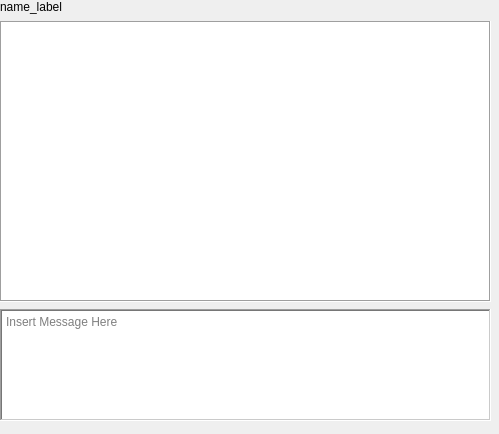
<?xml version="1.0" encoding="UTF-8"?>
<ui version="4.0">
 <class>Form</class>
 <widget class="QWidget" name="Form">
  <property name="geometry">
   <rect>
    <x>0</x>
    <y>0</y>
    <width>499</width>
    <height>434</height>
   </rect>
  </property>
  <property name="windowTitle">
   <string>Form</string>
  </property>
  <widget class="QWidget" name="verticalLayoutWidget">
   <property name="geometry">
    <rect>
     <x>0</x>
     <y>0</y>
     <width>491</width>
     <height>421</height>
    </rect>
   </property>
   <layout class="QVBoxLayout" name="verticalLayout" stretch="0,5,2">
    <property name="spacing">
     <number>7</number>
    </property>
    <item>
     <widget class="QLabel" name="name_label">
      <property name="text">
       <string>name_label</string>
      </property>
     </widget>
    </item>
    <item>
     <widget class="QTextEdit" name="message_view">
      <property name="frameShape">
       <enum>QFrame::Box</enum>
      </property>
      <property name="readOnly">
       <bool>true</bool>
      </property>
     </widget>
    </item>
    <item>
     <widget class="qChatEdit" name="message_textEdit">
      <property name="frameShape">
       <enum>QFrame::WinPanel</enum>
      </property>
      <property name="frameShadow">
       <enum>QFrame::Sunken</enum>
      </property>
      <property name="verticalScrollBarPolicy">
       <enum>Qt::ScrollBarAsNeeded</enum>
      </property>
      <property name="horizontalScrollBarPolicy">
       <enum>Qt::ScrollBarAlwaysOff</enum>
      </property>
      <property name="placeholderText">
       <string>Insert Message Here</string>
      </property>
     </widget>
    </item>
   </layout>
  </widget>
 </widget>
 <customwidgets>
  <customwidget>
   <class>qChatEdit</class>
   <extends>QTextEdit</extends>
   <header>mycomponent/qChatEdit.h</header>
  </customwidget>
 </customwidgets>
 <resources/>
 <connections/>
</ui>
